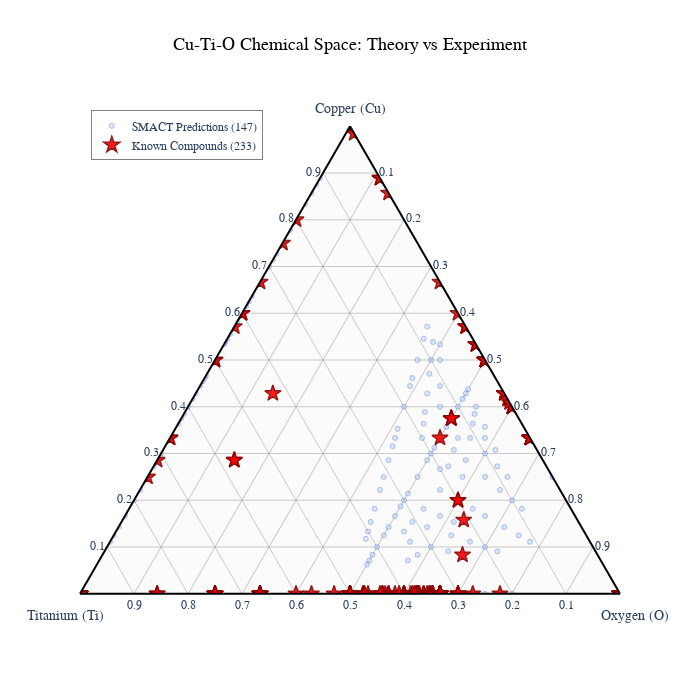

Here is the notebook cell this chart was saved with:
### Markdown cell above
## Step 6: Visualise Chemical Space with Ternary Plot

### Code cell
print("Creating ternary plot to visualise Cu-Ti-O chemical space...")

def composition_to_fractions(comp, element_list):
    """Convert composition to fractional coordinates for ternary plotting."""
    amounts = [comp[el.symbol] for el in element_list]
    total = sum(amounts)
    return [amt/total for amt in amounts] if total > 0 else [0, 0, 0]

# Convert compositions to ternary coordinates
smact_fractions = np.array([composition_to_fractions(c, elements) for c in valid_compositions])
cu_s, ti_s, o_s = smact_fractions[:,0], smact_fractions[:,1], smact_fractions[:,2]

# Convert MP compositions if available
if mp_compositions:
    mp_fractions = np.array([composition_to_fractions(c, elements) for c in mp_compositions])
    cu_m, ti_m, o_m = mp_fractions[:,0], mp_fractions[:,1], mp_fractions[:,2]
    print(f"Plotting {len(smact_fractions)} SMACT predictions and {len(mp_fractions)} validated MP compounds")
else:
    cu_m, ti_m, o_m = [], [], []
    print(f"Plotting {len(smact_fractions)} SMACT predictions only")

# Create ternary plot
fig = go.Figure()

# Plot SMACT predictions
fig.add_trace(go.Scatterternary(
    a=cu_s, b=ti_s, c=o_s,
    mode="markers",
    marker=dict(
        size=5,
        color="lightblue",
        symbol="circle",
        opacity=0.5,
        line=dict(width=0.5, color="blue")
    ),
    name=f"SMACT Predictions ({len(valid_compositions)})",
    hovertemplate="<b>SMACT Valid Composition</b><br>" +
                  "Cu: %{a:.3f}<br>" +
                  "Ti: %{b:.3f}<br>" +
                  "O: %{c:.3f}<extra></extra>"
))

# Plot known compounds if available
if len(cu_m) > 0:
    fig.add_trace(go.Scatterternary(
        a=cu_m, b=ti_m, c=o_m,
        mode="markers",
        marker=dict(
            size=12,
            color="red",
            symbol="star",
            opacity=0.9,
            line=dict(width=1.5, color="darkred")
        ),
        name=f"Known Compounds ({len(mp_compositions)})",
        hovertemplate="<b>Materials Project (Validated)</b><br>" +
                      "Cu: %{a:.3f}<br>" +
                      "Ti: %{b:.3f}<br>" +
                      "O: %{c:.3f}<extra></extra>"
    ))

# Enhanced styling
axis_style = dict(
    title=dict(font=dict(size=16, color="black")),
    linewidth=2,
    linecolor="black",
    gridcolor="rgba(128, 128, 128, 0.4)",
    showticklabels=True,
    tickvals=[0.1, 0.2, 0.3, 0.4, 0.5, 0.6, 0.7, 0.8, 0.9],
    tickfont=dict(size=12)
)

# Style the plot
fig.update_layout(
    title=dict(
        text="Cu-Ti-O Chemical Space: Theory vs Experiment",
        font=dict(size=18, color="black"),
        x=0.5
    ),
    font=dict(size=12, family="Arial"),
    width=700,
    height=700,
    ternary=dict(
        bgcolor="rgba(250, 250, 250, 0.8)",
        aaxis=dict(axis_style, title="Copper (Cu)"),
        baxis=dict(axis_style, title="Titanium (Ti)"),
        caxis=dict(axis_style, title="Oxygen (O)")
    ),
    showlegend=True,
    legend=dict(
        x=0.02, y=0.98, 
        bgcolor="rgba(255,255,255,0.9)",
        bordercolor="gray",
        borderwidth=1
    ),
    paper_bgcolor="white"
)

fig.show()

print("✓ Ternary plot created successfully!")
print("\n🔍 What the plot shows:")
print("   • Blue circles: Compositions predicted by SMACT as chemically feasible")
print("   • Red stars: Compounds that have actually been synthesised (Materials Project)")
print("   • Empty regions: Chemical space where no stable compounds exist")
print("   • Blue circles without red stars: Potential targets for new materials!")

### Figure 1 — Plotly figure (JSON) as saved in the notebook; plotly's stock layout.template omitted (floating-point values rounded to 4 significant figures; data arrays with more than 128 entries replaced by an {"elided": "..."} marker saying what was removed)
{"data": [{"a": {"elided": "147 float values"}, "b": {"elided": "147 float values"}, "c": {"elided": "147 float values"}, "hovertemplate": "<b>SMACT Valid Composition</b><br>Cu: %{a:.3f}<br>Ti: %{b:.3f}<br>O: %{c:.3f}<extra></extra>", "marker": {"color": "lightblue", "line": {"color": "blue", "width": 0.5}, "opacity": 0.5, "size": 5, "symbol": "circle"}, "mode": "markers", "name": "SMACT Predictions (147)", "type": "scatterternary"}, {"a": {"elided": "233 float values"}, "b": {"elided": "233 float values"}, "c": {"elided": "233 float values"}, "hovertemplate": "<b>Materials Project (Validated)</b><br>Cu: %{a:.3f}<br>Ti: %{b:.3f}<br>O: %{c:.3f}<extra></extra>", "marker": {"color": "red", "line": {"color": "darkred", "width": 1.5}, "opacity": 0.9, "size": 12, "symbol": "star"}, "mode": "markers", "name": "Known Compounds (233)", "type": "scatterternary"}], "layout": {"font": {"family": "Arial", "size": 12}, "height": 700, "legend": {"bgcolor": "rgba(255,255,255,0.9)", "bordercolor": "gray", "borderwidth": 1, "x": 0.02, "y": 0.98}, "paper_bgcolor": "white", "showlegend": true, "ternary": {"aaxis": {"gridcolor": "rgba(128, 128, 128, 0.4)", "linecolor": "black", "linewidth": 2, "showticklabels": true, "tickfont": {"size": 12}, "tickvals": [0.1, 0.2, 0.3, 0.4, 0.5, 0.6, 0.7, 0.8, 0.9], "title": {"text": "Copper (Cu)"}}, "baxis": {"gridcolor": "rgba(128, 128, 128, 0.4)", "linecolor": "black", "linewidth": 2, "showticklabels": true, "tickfont": {"size": 12}, "tickvals": [0.1, 0.2, 0.3, 0.4, 0.5, 0.6, 0.7, 0.8, 0.9], "title": {"text": "Titanium (Ti)"}}, "bgcolor": "rgba(250, 250, 250, 0.8)", "caxis": {"gridcolor": "rgba(128, 128, 128, 0.4)", "linecolor": "black", "linewidth": 2, "showticklabels": true, "tickfont": {"size": 12}, "tickvals": [0.1, 0.2, 0.3, 0.4, 0.5, 0.6, 0.7, 0.8, 0.9], "title": {"text": "Oxygen (O)"}}}, "title": {"font": {"color": "black", "size": 18}, "text": "Cu-Ti-O Chemical Space: Theory vs Experiment", "x": 0.5}, "width": 700}}
